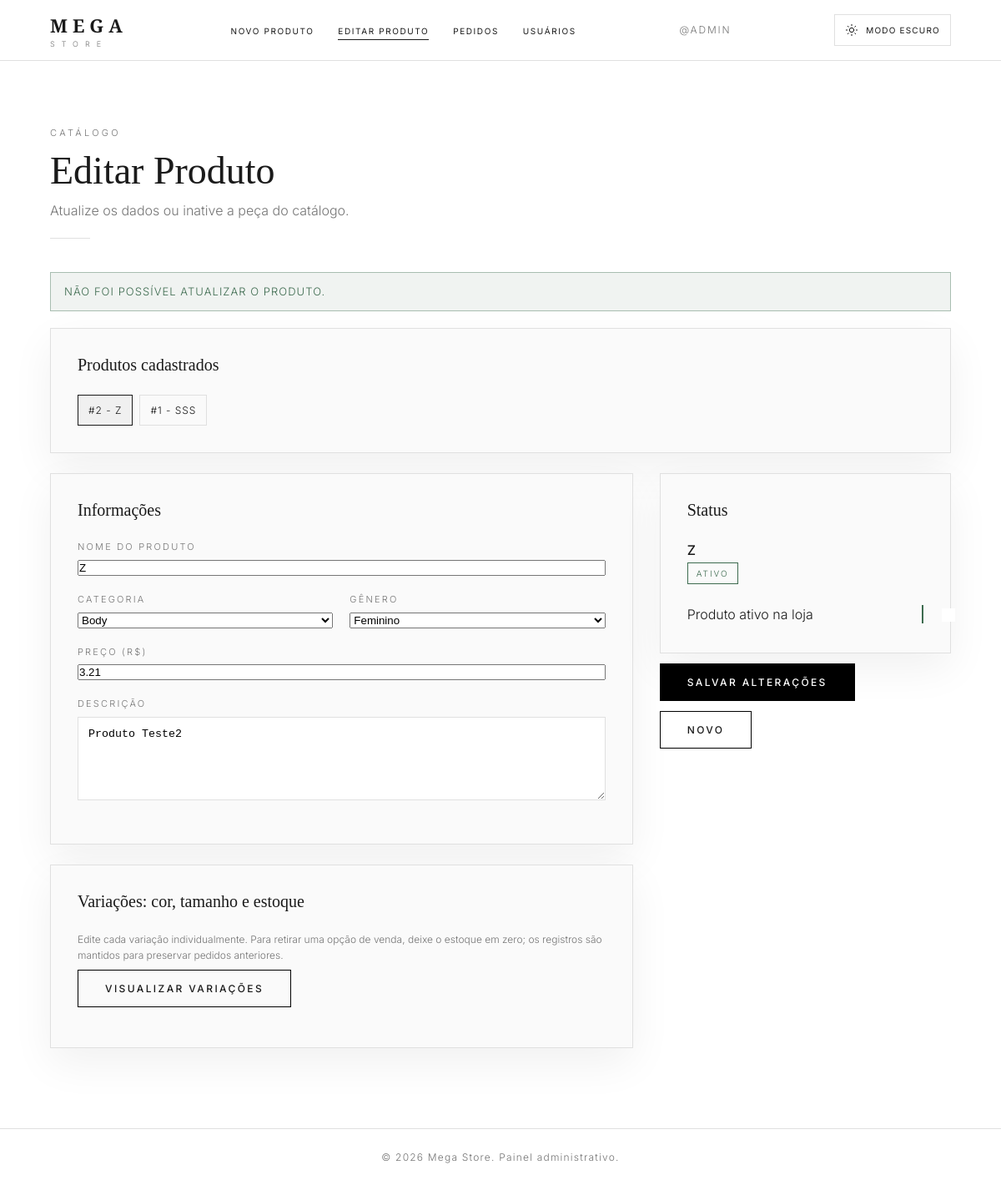
Page /admin/editar_produto.php?erro=1 on the earlier database version.
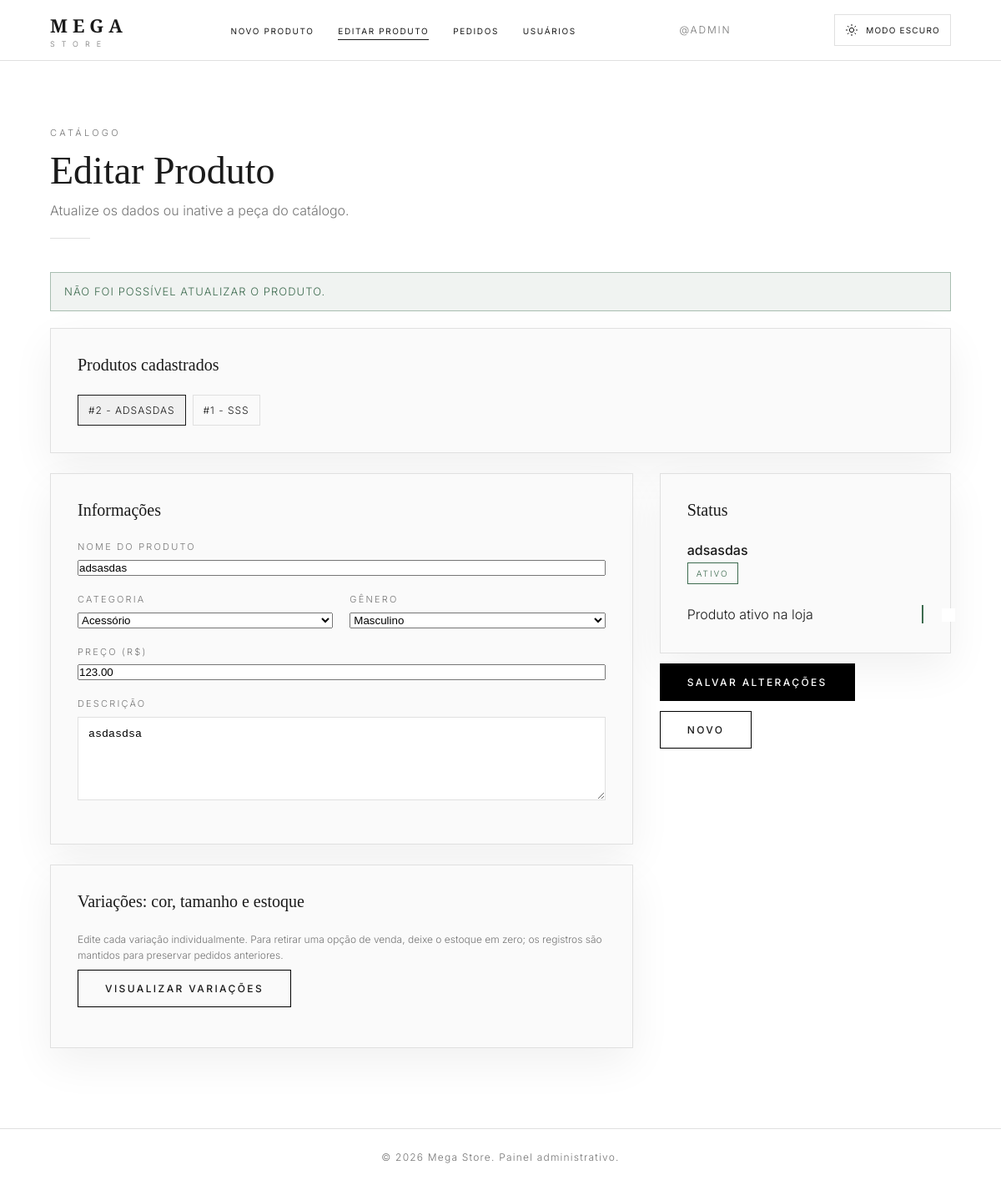
Same page on the later database version.
### tables this page shows
CREATE TABLE `tb_produto` (
  `id_produto` int(11) NOT NULL,
  `nome_produto` varchar(255) NOT NULL,
  `descricao_produto` varchar(500) NOT NULL,
  `preco` double(10,2) NOT NULL,
  `id_categoria` int(11) NOT NULL,
  `id_genero` int(11) NOT NULL,
  `ativo` tinyint(1) NOT NULL,
  `data_cadastro` date NOT NULL
);

CREATE TABLE `tb_categoria` (
  `id_categoria` int(11) NOT NULL,
  `nome_categoria` varchar(255) NOT NULL,
  `descricao_categoria` varchar(500) NOT NULL
);

### admin/editar_produto.php (the view, shortened to what the changed rows need)
<?php
include "../geral/conexao.php";
$categoriasSql = mysqli_query($con, 'SELECT id_categoria, nome_categoria FROM tb_categoria ORDER BY nome_categoria');
$categorias = $categoriasSql ? mysqli_fetch_all($categoriasSql, MYSQLI_ASSOC) : [];
$idProduto = isset($_GET['id']) ? (int) $_GET['id'] : 0;
if ($idProduto > 0) {
    $produtoSql = mysqli_query($con, "SELECT * FROM tb_produto WHERE id_produto = $idProduto LIMIT 1");
    $produto = mysqli_fetch_assoc($produtoSql);
} else {
    $produtoSql = mysqli_query($con, "SELECT * FROM tb_produto ORDER BY id_produto DESC LIMIT 1");
    $produto = mysqli_fetch_assoc($produtoSql);
    if ($produto) {
        $idProduto = (int) $produto['id_produto'];
    }
}
$produtosSql = mysqli_query($con, "SELECT * FROM tb_produto ORDER BY id_produto DESC");
$produtos = $produtosSql ? mysqli_fetch_all($produtosSql, MYSQLI_ASSOC) : [];
?>
<!DOCTYPE html>
<html lang="pt-BR">
<head>
    <link rel="stylesheet" href="admin.css">
</head>
<body>
    <main class="page">
        <h1>Editar Produto</h1>
        <div class="card" style="margin-bottom: 24px;">
            <h2>Produtos cadastrados</h2>
            <div class="lista-produtos">
                <?php foreach ($produtos as $item): ?>
                    <a class="produto-item <?= $item['id_produto'] == $idProduto ? 'ativo' : '' ?>" href="editar_produto.php?id=<?= (int) $item['id_produto'] ?>">
                        #<?= (int) $item['id_produto'] ?> - <?= htmlspecialchars($item['nome_produto']) ?>
                    </a>
                <?php endforeach; ?>
            </div>
        </div>
        <?php if ($produto): ?>
            <form class="grid" action="atualizar_produto.php" method="post" id="f" enctype="multipart/form-data">
                <div>
                    <div class="card">
                        <h2>Informações</h2>
                        <div class="f"><label>Nome do produto</label><input name="nome" value="<?= htmlspecialchars($produto['nome_produto']) ?>"></div>
                        <div class="row">
                            <div class="f"><label>Categoria</label>
                                <select name="categoria">
                                    <?php foreach ($categorias as $categoria): ?>
                                        <option value="<?= (int) $categoria['id_categoria'] ?>" <?= (int) $produto['id_categoria'] === (int) $categoria['id_categoria'] ? 'selected' : '' ?>><?= htmlspecialchars($categoria['nome_categoria']) ?></option>
                                    <?php endforeach; ?>
                                </select>
                            </div>
                            <div class="f"><label>Gênero</label>
                                <select name="genero">
                                    <option value="1" <?= $produto['id_genero'] == 1 ? 'selected' : '' ?>>Masculino</option>
                                    <option value="2" <?= $produto['id_genero'] == 2 ? 'selected' : '' ?>>Feminino</option>
                                </select>
                            </div>
                        </div>
                        <div class="f"><label>Preço (R$)</label><input name="preco" type="number" step="0.01" min="0" value="<?= number_format((float) $produto['preco'], 2, '.', '') ?>" required></div>
                        <div class="f"><label>Descrição</label><textarea name="descricao"><?= htmlspecialchars($produto['descricao_produto']) ?></textarea></div>
                    </div>
                    <div class="card">
                        <h2>Variações: cor, tamanho e estoque</h2>
                        <p class="variation-help">Edite cada variação individualmente. Para retirar uma opção de venda, deixe o estoque em zero; os registros são mantidos para preservar pedidos anteriores.</p>
                        <button class="btn btn--o variation-toggle" type="button" id="visualizar-variacoes" aria-expanded="false" aria-controls="painel-variacoes">Visualizar variações</button>
                    </div>
                </div>
                <aside>
                    <div class="card">
                        <h2>Status</h2>
                        <div class="prev">
                            <div><b style="font-weight:500"><?= htmlspecialchars($produto['nome_produto']) ?></b><br><span class="badge <?= $produto['ativo'] ? 'b-ok' : 'b-mut' ?>"><?= $produto['ativo'] ? 'Ativo' : 'Inativo' ?></span></div>
                        </div>
                        <div class="switch"><span>Produto ativo na loja</span><label><input type="checkbox" name="ativo" value="1" <?= $produto['ativo'] ? 'checked' : '' ?>><i></i></label></div>
                    </div>
                    <div class="actions">
                        <button class="btn" type="submit">Salvar Alterações</button>
                        <a href="cadastro_produto.php" class="btn btn--o">Novo</a>
                    </div>
                </aside>
            </form>
        <?php endif; ?>
    </main>
</body>
</html>

Differences in the rows shown:
changed tb_produto id 2: nome_produto "Z" → "ADSASDAS"; nome "Z" → "adsasdas"; categoria "Body" → "Acessório"; genero "Feminino" → "Masculino"; preco "3.21" → "123.00"; descricao "Produto Teste2" → "asdasdsa"; nome_produto "Z" → "adsasdas"
